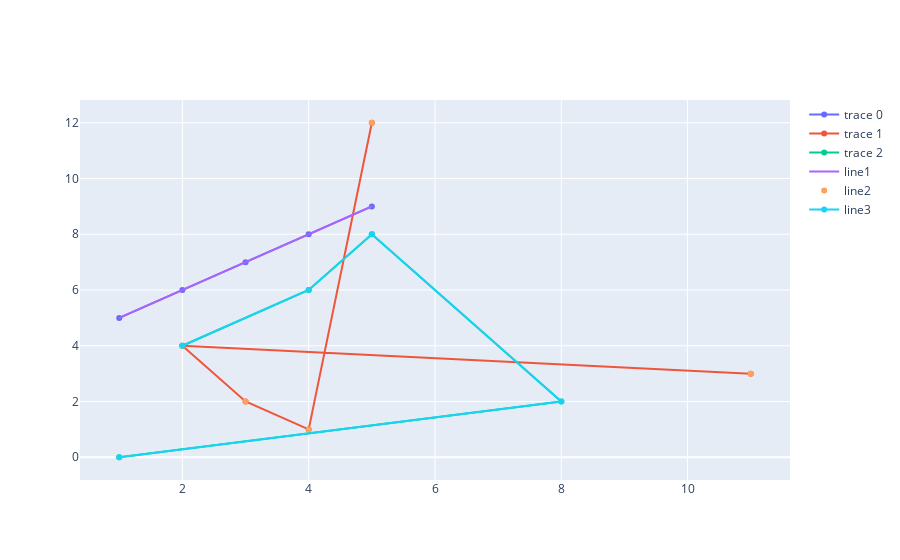

The cell this chart's notebook holds for it:
### Markdown cell above
fig=go.Figure()

### Code cell
fig.add_trace(go.Scatter(x=x1,y=y1,name="line1",mode="lines"))
fig.add_trace(go.Scatter(x=x2,y=y2,name="line2",mode="markers"))
fig.add_trace(go.Scatter(x=x3,y=y3,name="line3",mode="lines+markers"))

### Figure 1 — Plotly figure (JSON) as saved in the notebook; plotly's stock layout.template omitted (floating-point values rounded to 4 significant figures)
{"data": [{"type": "scatter", "x": [1, 2, 3, 4, 5], "y": [5, 6, 7, 8, 9]}, {"type": "scatter", "x": [11, 2, 3, 4, 5], "y": [3, 4, 2, 1, 12]}, {"type": "scatter", "x": [2, 4, 5, 8, 1], "y": [4, 6, 8, 2, 0]}, {"mode": "lines", "name": "line1", "type": "scatter", "x": [1, 2, 3, 4, 5], "y": [5, 6, 7, 8, 9]}, {"mode": "markers", "name": "line2", "type": "scatter", "x": [11, 2, 3, 4, 5], "y": [3, 4, 2, 1, 12]}, {"mode": "lines+markers", "name": "line3", "type": "scatter", "x": [2, 4, 5, 8, 1], "y": [4, 6, 8, 2, 0]}], "layout": {}}
